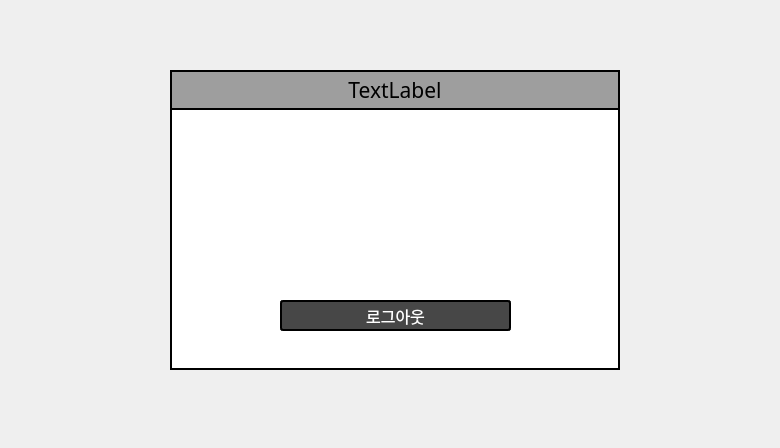
<?xml version="1.0" encoding="UTF-8"?>
<ui version="4.0">
 <class>Dialog</class>
 <widget class="QDialog" name="Dialog">
  <property name="geometry">
   <rect>
    <x>0</x>
    <y>0</y>
    <width>780</width>
    <height>448</height>
   </rect>
  </property>
  <property name="windowTitle">
   <string>PIM AGENT</string>
  </property>
  <widget class="QFrame" name="frame">
   <property name="geometry">
    <rect>
     <x>170</x>
     <y>70</y>
     <width>450</width>
     <height>300</height>
    </rect>
   </property>
   <property name="font">
    <font>
     <family>함초롬돋움</family>
     <pointsize>12</pointsize>
    </font>
   </property>
   <property name="styleSheet">
    <string notr="true">background-color:#ffffff;
border: 2px solid black;
</string>
   </property>
   <property name="frameShape">
    <enum>QFrame::StyledPanel</enum>
   </property>
   <property name="frameShadow">
    <enum>QFrame::Raised</enum>
   </property>
   <widget class="QLabel" name="titleLabel">
    <property name="geometry">
     <rect>
      <x>0</x>
      <y>0</y>
      <width>450</width>
      <height>40</height>
     </rect>
    </property>
    <property name="font">
     <font>
      <family>Andalus</family>
      <pointsize>16</pointsize>
     </font>
    </property>
    <property name="styleSheet">
     <string notr="true">color: black;
background-color: #9E9E9E;
text-align:center;</string>
    </property>
    <property name="text">
     <string>TextLabel</string>
    </property>
    <property name="alignment">
     <set>Qt::AlignCenter</set>
    </property>
   </widget>
   <widget class="QPushButton" name="logoutBtn">
    <property name="geometry">
     <rect>
      <x>110</x>
      <y>230</y>
      <width>231</width>
      <height>31</height>
     </rect>
    </property>
    <property name="palette">
     <palette>
      <active>
       <colorrole role="WindowText">
        <brush brushstyle="SolidPattern">
         <color alpha="255">
          <red>255</red>
          <green>255</green>
          <blue>255</blue>
         </color>
        </brush>
       </colorrole>
       <colorrole role="Button">
        <brush brushstyle="SolidPattern">
         <color alpha="255">
          <red>71</red>
          <green>71</green>
          <blue>71</blue>
         </color>
        </brush>
       </colorrole>
       <colorrole role="Text">
        <brush brushstyle="SolidPattern">
         <color alpha="255">
          <red>255</red>
          <green>255</green>
          <blue>255</blue>
         </color>
        </brush>
       </colorrole>
       <colorrole role="ButtonText">
        <brush brushstyle="SolidPattern">
         <color alpha="255">
          <red>255</red>
          <green>255</green>
          <blue>255</blue>
         </color>
        </brush>
       </colorrole>
       <colorrole role="Base">
        <brush brushstyle="SolidPattern">
         <color alpha="255">
          <red>71</red>
          <green>71</green>
          <blue>71</blue>
         </color>
        </brush>
       </colorrole>
       <colorrole role="Window">
        <brush brushstyle="SolidPattern">
         <color alpha="255">
          <red>71</red>
          <green>71</green>
          <blue>71</blue>
         </color>
        </brush>
       </colorrole>
      </active>
      <inactive>
       <colorrole role="WindowText">
        <brush brushstyle="SolidPattern">
         <color alpha="255">
          <red>255</red>
          <green>255</green>
          <blue>255</blue>
         </color>
        </brush>
       </colorrole>
       <colorrole role="Button">
        <brush brushstyle="SolidPattern">
         <color alpha="255">
          <red>71</red>
          <green>71</green>
          <blue>71</blue>
         </color>
        </brush>
       </colorrole>
       <colorrole role="Text">
        <brush brushstyle="SolidPattern">
         <color alpha="255">
          <red>255</red>
          <green>255</green>
          <blue>255</blue>
         </color>
        </brush>
       </colorrole>
       <colorrole role="ButtonText">
        <brush brushstyle="SolidPattern">
         <color alpha="255">
          <red>255</red>
          <green>255</green>
          <blue>255</blue>
         </color>
        </brush>
       </colorrole>
       <colorrole role="Base">
        <brush brushstyle="SolidPattern">
         <color alpha="255">
          <red>71</red>
          <green>71</green>
          <blue>71</blue>
         </color>
        </brush>
       </colorrole>
       <colorrole role="Window">
        <brush brushstyle="SolidPattern">
         <color alpha="255">
          <red>71</red>
          <green>71</green>
          <blue>71</blue>
         </color>
        </brush>
       </colorrole>
      </inactive>
      <disabled>
       <colorrole role="WindowText">
        <brush brushstyle="SolidPattern">
         <color alpha="255">
          <red>255</red>
          <green>255</green>
          <blue>255</blue>
         </color>
        </brush>
       </colorrole>
       <colorrole role="Button">
        <brush brushstyle="SolidPattern">
         <color alpha="255">
          <red>71</red>
          <green>71</green>
          <blue>71</blue>
         </color>
        </brush>
       </colorrole>
       <colorrole role="Text">
        <brush brushstyle="SolidPattern">
         <color alpha="255">
          <red>255</red>
          <green>255</green>
          <blue>255</blue>
         </color>
        </brush>
       </colorrole>
       <colorrole role="ButtonText">
        <brush brushstyle="SolidPattern">
         <color alpha="255">
          <red>255</red>
          <green>255</green>
          <blue>255</blue>
         </color>
        </brush>
       </colorrole>
       <colorrole role="Base">
        <brush brushstyle="SolidPattern">
         <color alpha="255">
          <red>71</red>
          <green>71</green>
          <blue>71</blue>
         </color>
        </brush>
       </colorrole>
       <colorrole role="Window">
        <brush brushstyle="SolidPattern">
         <color alpha="255">
          <red>71</red>
          <green>71</green>
          <blue>71</blue>
         </color>
        </brush>
       </colorrole>
      </disabled>
     </palette>
    </property>
    <property name="font">
     <font>
      <family>함초롬돋움</family>
      <pointsize>12</pointsize>
      <weight>50</weight>
      <bold>false</bold>
     </font>
    </property>
    <property name="styleSheet">
     <string notr="true">color: white;
background-color:#474747;
border-style: solid;
border-radius:3px;</string>
    </property>
    <property name="text">
     <string>로그아웃</string>
    </property>
   </widget>
  </widget>
 </widget>
 <resources/>
 <connections/>
</ui>
